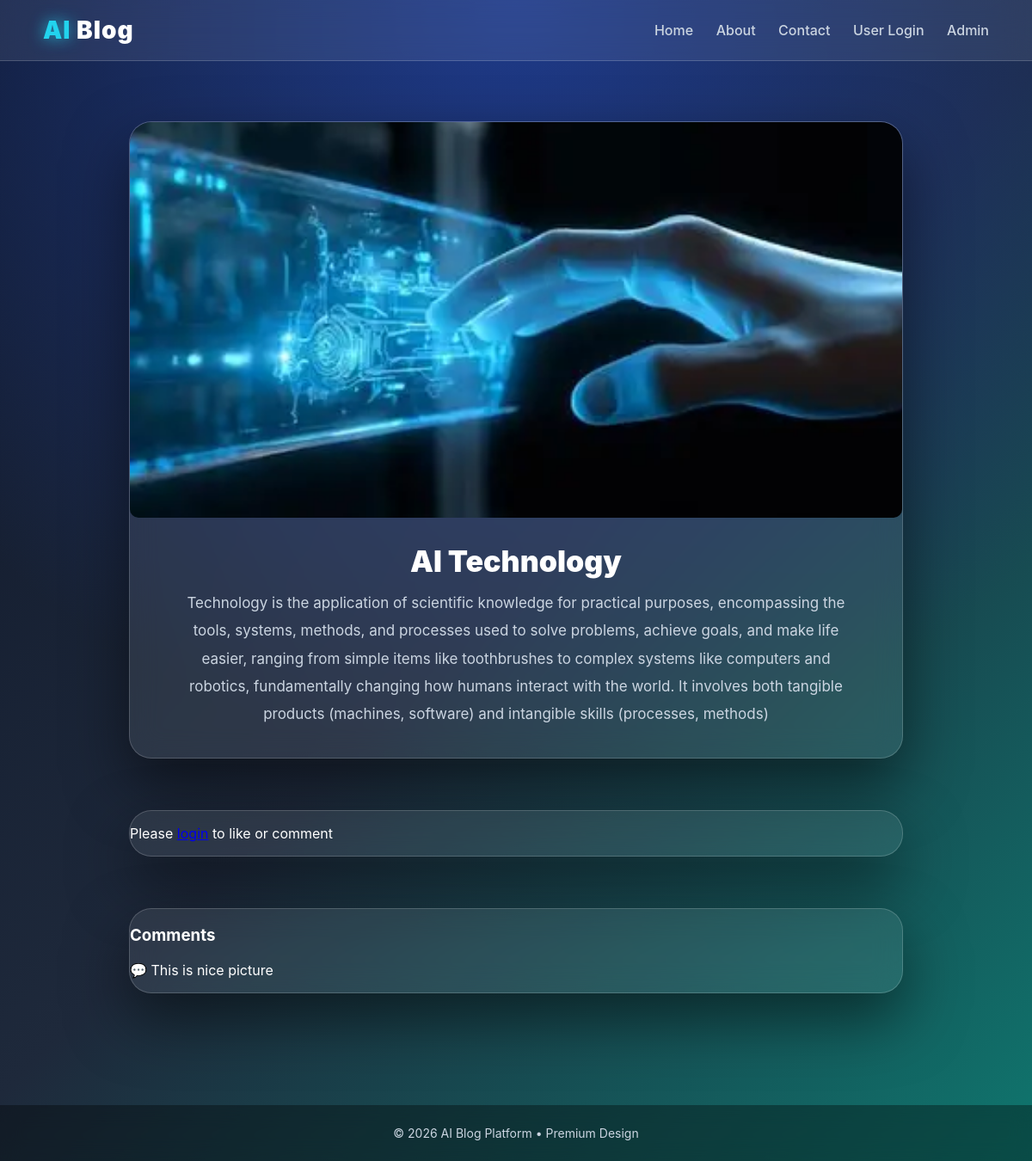
Screenshot of /aimodel3/ with the database file from the repository.
### ai_model/models.py (models this page shows, shortened)
class Post(models.Model):
    author = models.ForeignKey(User, on_delete=models.CASCADE)
    category = models.ForeignKey(Category, on_delete=models.CASCADE)
    title = models.CharField(max_length=200)
    slug = models.SlugField(unique=True, blank=True)
    content = models.TextField()
    image = models.ImageField(upload_to='posts/', blank=True)
    ai_summary = models.TextField(blank=True)
    views = models.IntegerField(default=0)
    likes = models.ManyToManyField(User, blank=True, related_name='liked_posts')
    is_published = models.BooleanField(default=True)
    created_at = models.DateTimeField(auto_now_add=True)
    def save(self, *args, **kwargs):
        if not self.slug:
            self.slug = slugify(self.title)
        if not self.ai_summary:
            self.ai_summary = self.content[:150] + "..."
        super().save(*args, **kwargs)

class Comment(models.Model):
    post = models.ForeignKey(Post, on_delete=models.CASCADE)
    user = models.ForeignKey(User, on_delete=models.CASCADE)
    text = models.TextField()
    created_at = models.DateTimeField(auto_now_add=True)

### ai_model/views.py (the view)
# urls.py: path('<slug:slug>/', views.detail, name='detail'),
def detail(request, slug):
    post = get_object_or_404(Post, slug=slug)
    post.views += 1
    post.save()
    if request.method == "POST" and request.user.is_authenticated:
        Comment.objects.create(
            post=post,
            user=request.user,
            text=request.POST.get('comment')
        )
    comments = Comment.objects.filter(post=post)
    return render(request, 'ai_model/detail.html', {
        'post': post,
        'comments': comments
    })

### ai_model/templates/ai_model/detail.html
{% extends 'ai_model/base.html' %}
{% block content %}
<div class="blog-card">
    {% if post.image %}
        <img src="{{ post.image.url }}" class="blog-image">
    {% endif %}
    <h1 class="blog-title">{{ post.title }}</h1>
    <div class="blog-content">
        {{ post.content }}
    </div>
</div>
<div class="blog-card">
    {% if user.is_authenticated %}
        <a class="btn" href="{% url 'ai_model:like' post.slug %}">
            ❤️ Like ({{ post.likes.count }})
        </a>
        <form method="post" style="margin-top:20px;">
            {% csrf_token %}
            <textarea name="comment" rows="3" style="width:100%;border-radius:12px;padding:12px;"></textarea>
            <br><br>
            <button class="btn">Add Comment</button>
        </form>
    {% else %}
        <p>Please <a href="{% url 'ai_model:login' %}">login</a> to like or comment</p>
    {% endif %}
</div>
<div class="blog-card">
    <h3>Comments</h3>
    {% for c in comments %}
        <p>💬 {{ c.text }}</p>
    {% empty %}
        <p>No comments yet</p>
    {% endfor %}
</div>
{% endblock %}

### ai_model/templates/ai_model/static/ai_model/style.css (style rules this page uses)
body { font-family: Arial; background: #f4f6f9; }
img { border-radius: 10px; }

### ai_model/templates/ai_model/base.html (style rules this page uses)
:root { --bg-main:#0f172a; --bg-grad-1:#1e293b; --bg-grad-2:#0f766e; --glass-bg:rgba(255,255,255,0.08); --glass-border:rgba(255,255,255,0.18); --text-main:#ffffff; --text-soft:#cbd5e1; --accent:#22d3ee; }
* { box-sizing:border-box; }
body { margin:0; font-family:'Inter',system-ui,sans-serif; color:var(--text-main); min-height:100vh; background: radial-gradient(circle at top,#1e3a8a,transparent 60%), linear-gradient(135deg,var(--bg-main),var(--bg-grad-1),var(--bg-grad-2)); background-attachment:fixed; }
.blog-card { max-width:900px; margin:0 auto 60px auto; background:var(--glass-bg); border:1px solid var(--glass-border); border-radius:26px; overflow:hidden; backdrop-filter:blur(16px); box-shadow:0 30px 70px rgba(0,0,0,.5); transition:.4s; }
.blog-image { width:100%; height:460px; object-fit:cover; display:block; }
.blog-title { text-align:center; font-size:34px; font-weight:900; margin:30px 20px 12px; }
.blog-content { text-align:center; color:var(--text-soft); font-size:17px; line-height:1.9; padding:0 50px 35px; }

### rows the page displays
Post: image (picture), title "AI Technology", content "Technology is the application of scientific knowledge for practical purposes, encompassing the tools, systems, methods, and processes used to solve problems, achieve goals, and make life easier, ranging from simple items like toothbrushes to complex systems like computers and robotics, fundamentally changing how humans interact with the world. It involves both tangible products (machines, software) and intangible skills (processes, methods)"
Comment: text "This is nice picture"
